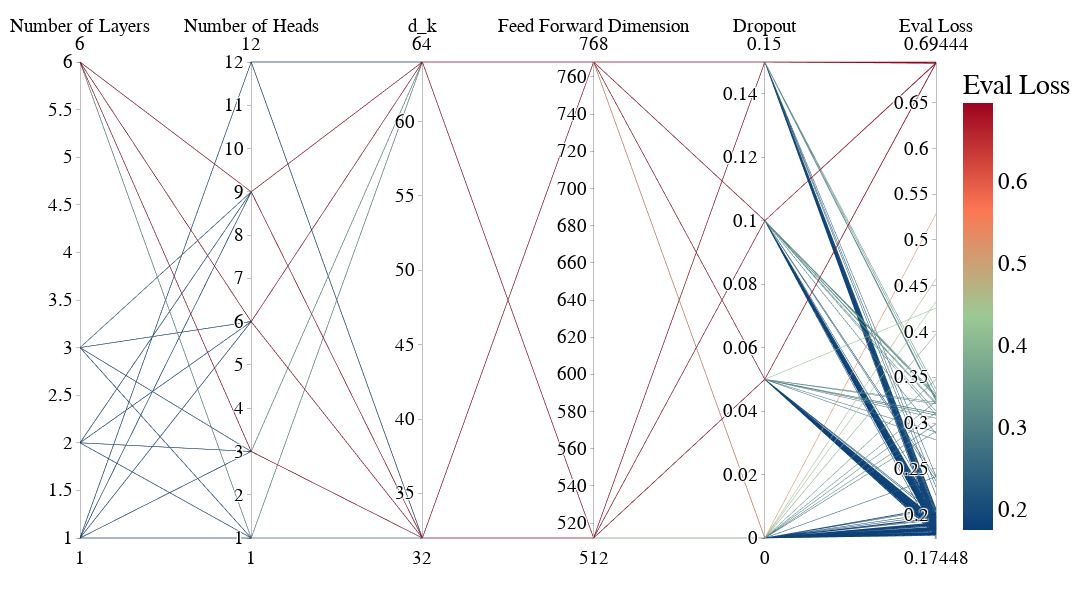

Notebook source saved alongside this figure:
### Code cell
import pandas as pd
import plotly.express as px
import os
import re

# First plot: losses from multiple CSVs
losses_folder = 'losses'
filename_pattern = r'losses_n(\d+)_l(\d+)_dk(\d+)_dff(\d+)_do([\d\.]+)_multiFold.csv'

all_losses_data = []
for filename in os.listdir(losses_folder):
    if filename.endswith(".csv"):
        match = re.search(filename_pattern, filename)
        if not match:
            continue
        n_heads = int(match.group(1))
        n_layers = int(match.group(2))
        d_k = int(match.group(3))
        dff = int(match.group(4))
        dropout = float(match.group(5))

        df_file = pd.read_csv(os.path.join(losses_folder, filename))
        df_file['n_heads'] = n_heads
        df_file['n_layers'] = n_layers
        df_file['d_k'] = d_k
        df_file['dff'] = dff
        df_file['dropout'] = dropout
        all_losses_data.append(df_file)

df_combined = pd.concat(all_losses_data, ignore_index=True)

# Select the best validation loss for each hyperparameter combination
df_plot = df_combined.loc[
    df_combined.groupby(['n_heads', 'n_layers', 'd_k', 'dff', 'dropout'])['val_loss'].idxmin()
].reset_index(drop=True)
df_plot = df_plot.rename(columns={'val_loss': 'Eval Loss'})

# Rename columns for display
df_plot = df_plot.rename(columns={
    "n_heads": "Number of Heads",
    "n_layers": "Number of Layers",
    "d_k": "d_k",
    "dff": "Feed Forward Dimension",
    "dropout": "Dropout"
})

custom_colors = [
    [0.0, "#083D77"],
    [0.5, "#9BC995"],
    [0.75, "#FC7753"],
    [1.0, "#9A031E"]
]

fig1 = px.parallel_coordinates(
    df_plot,
    color="Eval Loss",
    dimensions=[
        "Number of Layers",
        "Number of Heads",
        "d_k",
        "Feed Forward Dimension",
        "Dropout",
        "Eval Loss"
    ],
    color_continuous_scale=custom_colors,
    range_color=[df_plot["Eval Loss"].min(), df_plot["Eval Loss"].max()]
)

# Force same layout/font
fig1.update_layout(
    autosize=False,
    width=1400,
     height=600,
    margin=dict(l=80, r=60, t=60, b=60),
    plot_bgcolor="white",
    font=dict(family="Arial", size=23, color="black")
)

fig1.show()

### Figure 1 — Plotly figure (JSON) as saved in the notebook; plotly's stock layout.template omitted (floating-point values rounded to 4 significant figures; data arrays with more than 128 entries replaced by an {"elided": "..."} marker saying what was removed)
{"data": [{"dimensions": [{"label": "Number of Layers", "values": {"elided": "272 int values"}}, {"label": "Number of Heads", "values": {"elided": "272 int values"}}, {"label": "d_k", "values": {"elided": "272 int values"}}, {"label": "Feed Forward Dimension", "values": {"elided": "272 int values"}}, {"label": "Dropout", "values": {"elided": "272 float values"}}, {"label": "Eval Loss", "values": {"elided": "272 float values"}}], "domain": {"x": [0, 1], "y": [0, 1]}, "line": {"color": {"elided": "272 float values"}, "coloraxis": "coloraxis"}, "name": "", "type": "parcoords"}], "layout": {"autosize": false, "coloraxis": {"cmax": 0.6944, "cmin": 0.1745, "colorbar": {"title": {"text": "Eval Loss"}}, "colorscale": [[0, "#083D77"], [0.5, "#9BC995"], [0.75, "#FC7753"], [1, "#9A031E"]]}, "font": {"color": "black", "family": "Arial", "size": 23}, "height": 600, "legend": {"tracegroupgap": 0}, "margin": {"b": 60, "l": 80, "r": 60, "t": 60}, "plot_bgcolor": "white", "width": 1400}}
